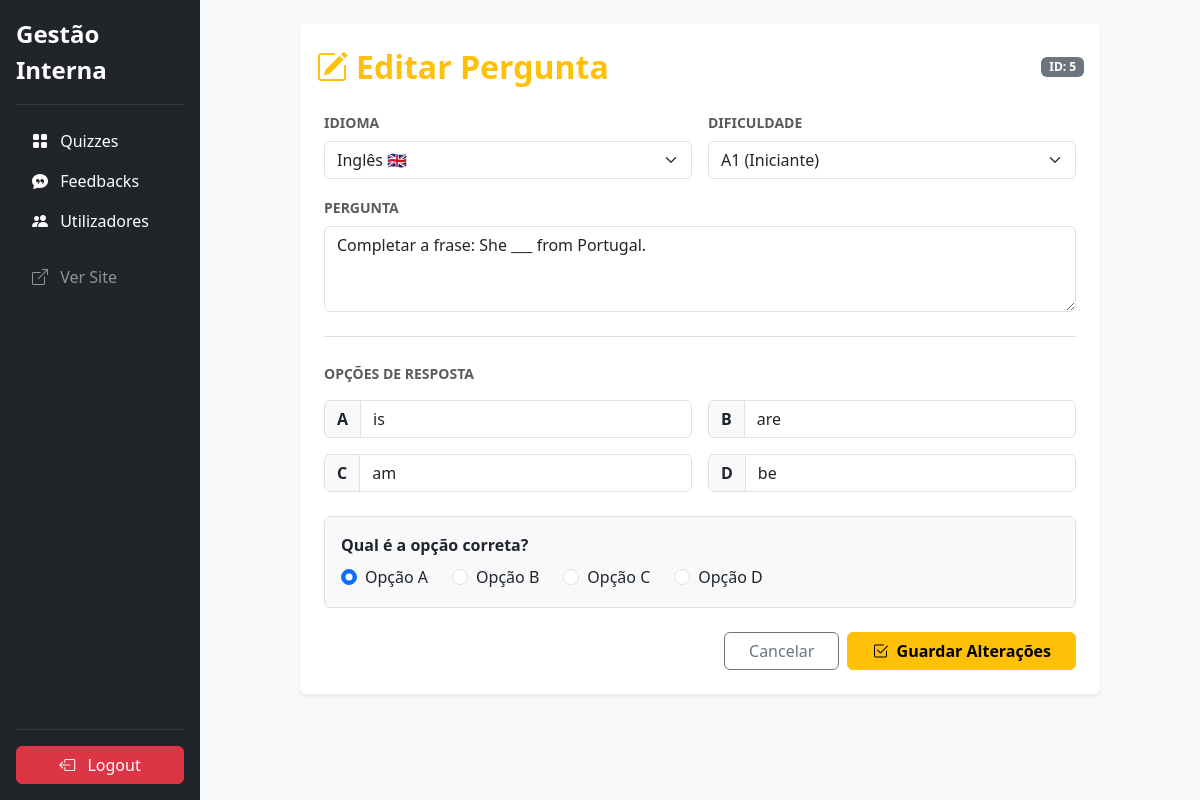
The app's page /admin/editar_pergunta.php?id=5 (signed in) with its own data.
### tables this page shows
CREATE TABLE IF NOT EXISTS `perguntas_quiz` (
  `id` int NOT NULL AUTO_INCREMENT,
  `idioma` varchar(2) NOT NULL,
  `nivel` varchar(2) NOT NULL,
  `pergunta` text NOT NULL,
  `opcao_a` varchar(255) NOT NULL,
  `opcao_b` varchar(255) NOT NULL,
  `opcao_c` varchar(255) NOT NULL,
  `opcao_d` varchar(255) NOT NULL,
  `resposta_correta` char(1) NOT NULL,
  `criado_em` datetime DEFAULT CURRENT_TIMESTAMP,
  PRIMARY KEY (`id`)
);

### admin/editar_pergunta.php (the view, shortened to what this page needs)
<?php
require_once '../includes/connection.php';
$id = $_GET['id'];
$stmt = $pdo->prepare("SELECT * FROM perguntas_quiz WHERE id = ?");
$stmt->execute([$id]);
$p = $stmt->fetch();
?>
<!DOCTYPE html>
<html lang="pt-pt">
<head>
    <link rel="stylesheet" href="../bootstrap/css/bootstrap.min.css">
    <link rel="stylesheet" href="../bootstrap/css/bootstrap-icons.min.css">
</head>
<body class="bg-light">
<div class="container-fluid">
    <div class="row">
        <div class="col-lg-3 col-xl-2 p-0 bg-dark sidebar-col">
            <?php require_once 'includes/admin_nav.php'; ?>
        </div>
        <div class="col-12 col-lg-9 col-xl-10">
            <div class="p-4">
                <div class="card border-0 shadow-sm mx-auto" style="max-width: 800px;">
                    <div class="card-header bg-white border-bottom-0 pt-4 pb-0">
                        <div class="d-flex justify-content-between align-items-center">
                            <h2 class="fw-bold text-warning mb-0">
                                <i class="bi bi-pencil-square me-2"></i>Editar Pergunta
                            </h2>
                            <span class="badge bg-secondary">ID: <?php echo $p['id']; ?></span>
                        </div>
                    </div>
                    <div class="card-body p-4">
                        <form method="POST">
                            <div class="row mb-3 g-3">
                                <div class="col-md-6">
                                    <label class="form-label fw-bold small text-uppercase text-muted">Idioma</label>
                                    <select name="idioma" class="form-select">
                                        <option value="en" <?php if($p['idioma']=='en') echo 'selected'; ?>>Inglês 🇬🇧</option>
                                    </select>
                                </div>
                                <div class="col-md-6">
                                    <label class="form-label fw-bold small text-uppercase text-muted">Dificuldade</label>
                                    <select name="nivel" class="form-select">
                                        <option value="A1" <?php if($p['nivel']=='A1') echo 'selected'; ?>>A1 (Iniciante)</option>
                                    </select>
                                </div>
                            </div>
                            <div class="mb-4">
                                <label class="form-label fw-bold small text-uppercase text-muted">Pergunta</label>
                                <textarea name="pergunta" class="form-control" rows="3" required><?php echo htmlspecialchars($p['pergunta']); ?></textarea>
                            </div>
                            <hr class="text-secondary opacity-25 my-4">
                            <label class="form-label fw-bold small text-uppercase text-muted mb-3">Opções de Resposta</label>
                            <div class="row g-3 mb-4">
                                <div class="col-md-6">
                                    <div class="input-group">
                                        <span class="input-group-text bg-light fw-bold">A</span>
                                        <input type="text" name="op_a" class="form-control" value="<?php echo htmlspecialchars($p['opcao_a']); ?>" required>
                                    </div>
                                </div>
                                <div class="col-md-6">
                                    <div class="input-group">
                                        <span class="input-group-text bg-light fw-bold">B</span>
                                        <input type="text" name="op_b" class="form-control" value="<?php echo htmlspecialchars($p['opcao_b']); ?>" required>
                                    </div>
                                </div>
                                <div class="col-md-6">
                                    <div class="input-group">
                                        <span class="input-group-text bg-light fw-bold">C</span>
                                        <input type="text" name="op_c" class="form-control" value="<?php echo htmlspecialchars($p['opcao_c']); ?>" required>
                                    </div>
                                </div>
                                <div class="col-md-6">
                                    <div class="input-group">
                                        <span class="input-group-text bg-light fw-bold">D</span>
                                        <input type="text" name="op_d" class="form-control" value="<?php echo htmlspecialchars($p['opcao_d']); ?>" required>
                                    </div>
                                </div>
                            </div>
                            <div class="mb-4 bg-light p-3 rounded border">
                                <label class="d-block form-label fw-bold mb-2">Qual é a opção correta?</label>
                                <div class="d-flex flex-wrap gap-4">
                                    <div class="form-check">
                                        <input class="form-check-input" type="radio" name="correta" id="radioA" value="a" <?php if($p['resposta_correta']=='a') echo 'checked'; ?>>
                                        <label class="form-check-label" for="radioA">Opção A</label>
                                    </div>
                                    <div class="form-check">
                                        <input class="form-check-input" type="radio" name="correta" id="radioB" value="b" <?php if($p['resposta_correta']=='b') echo 'checked'; ?>>
                                        <label class="form-check-label" for="radioB">Opção B</label>
                                    </div>
                                    <div class="form-check">
                                        <input class="form-check-input" type="radio" name="correta" id="radioC" value="c" <?php if($p['resposta_correta']=='c') echo 'checked'; ?>>
                                        <label class="form-check-label" for="radioC">Opção C</label>
                                    </div>
                                    <div class="form-check">
                                        <input class="form-check-input" type="radio" name="correta" id="radioD" value="d" <?php if($p['resposta_correta']=='d') echo 'checked'; ?>>
                                        <label class="form-check-label" for="radioD">Opção D</label>
                                    </div>
                                </div>
                            </div>
                            <div class="d-grid gap-2 d-md-flex justify-content-md-end">
                                <a href="gest_quizz.php" class="btn btn-outline-secondary px-4">Cancelar</a>
                                <button type="submit" class="btn btn-warning px-4 fw-bold">
                                    <i class="bi bi-check2-square me-1"></i> Guardar Alterações
                                </button>
                            </div>
                        </form>
                    </div>
                </div>
            </div>
        </div>
    </div>
</div>
</body>
</html>

### admin/editar_pergunta.php (style rules this page uses)
@media (min-width: 992px) { .sidebar-col { min-height: 100vh; } }

### records on screen
perguntas_quiz: id "5", idioma "Inglês 🇬🇧", nivel "A1 (Iniciante)", pergunta "Completar a frase: She ___ from Portugal.", op_a "is", op_b "are", op_c "am", op_d "be", resposta_correta "☑ Opção A", resposta_correta "☐ Opção B", resposta_correta "☐ Opção C", resposta_correta "☐ Opção D"
